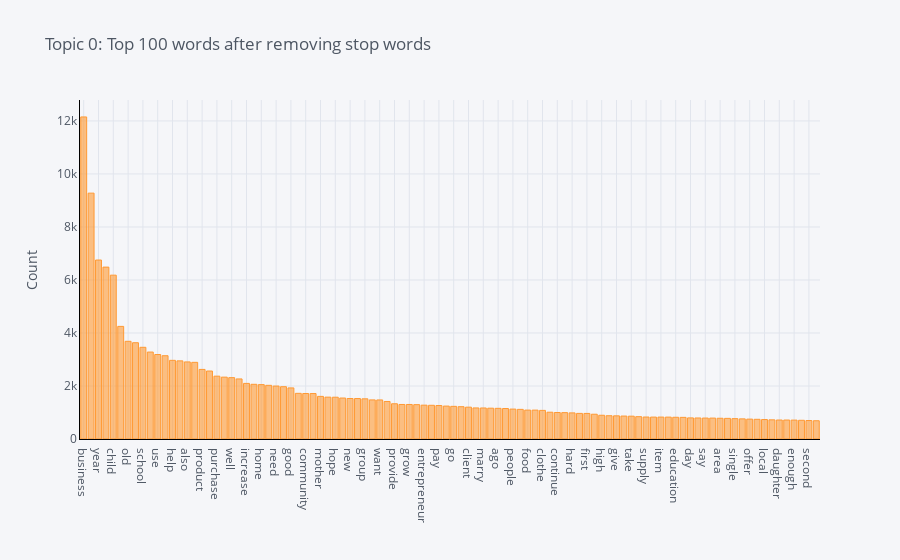

The cell this chart's notebook holds for it:
### Markdown cell above
So we can see that topic 0 covers most of the loan applications, and the other topics much less, with topic 1 having very few examples.

#### What are topics actually about ? Word counts

How can we find out what these hidden topics are about? We can look at the top 100 words in the text of each topic to give us some idea.

Again, Pycaret makes this very easy again using the *plot_model()* function.

### Code cell
plot_model(lda_topic_model, plot = 'frequency', topic_num = 'Topic 0')

### Figure 1 — Plotly figure (JSON) as saved in the notebook; plotly's stock layout.template omitted (floating-point values rounded to 4 significant figures)
{"data": [{"marker": {"color": "rgba(255, 153, 51, 0.6)", "line": {"color": "rgba(255, 153, 51, 1.0)", "width": 1}}, "name": "count", "orientation": "v", "text": "", "x": ["business", "loan", "year", "sell", "child", "buy", "old", "work", "school", "family", "use", "able", "help", "make", "also", "start", "product", "husband", "purchase", "small", "well", "live", "increase", "income", "home", "store", "need", "customer", "good", "request", "community", "order", "mother", "support", "hope", "stock", "new", "expand", "group", "woman", "want", "clothing", "provide", "get", "grow", "money", "entrepreneur", "time", "pay", "house", "go", "run", "client", "shop", "marry", "improve", "ago", "sale", "people", "invest", "food", "market", "clothe", "capital", "continue", "plan", "hard", "profit", "first", "operate", "high", "life", "give", "demand", "take", "member", "supply", "wife", "item", "many", "education", "like", "day", "young", "say", "currently", "area", "service", "single", "begin", "offer", "month", "local", "keep", "daughter", "earn", "enough", "repay", "second", "allow"], "y": [12152, 9277, 6753, 6486, 6182, 4249, 3686, 3633, 3460, 3281, 3188, 3142, 2968, 2948, 2908, 2893, 2626, 2565, 2371, 2334, 2315, 2266, 2098, 2064, 2052, 2025, 1998, 1974, 1927, 1723, 1717, 1715, 1608, 1579, 1577, 1546, 1528, 1526, 1516, 1475, 1474, 1416, 1330, 1303, 1303, 1296, 1277, 1272, 1263, 1242, 1232, 1219, 1201, 1172, 1171, 1162, 1157, 1150, 1129, 1118, 1091, 1090, 1080, 1011, 1000, 995, 985, 966, 965, 935, 896, 878, 874, 866, 861, 843, 829, 827, 827, 826, 820, 816, 796, 793, 790, 789, 783, 779, 768, 760, 750, 743, 734, 723, 717, 716, 713, 706, 697, 689], "type": "bar"}], "layout": {"legend": {"bgcolor": "#F5F6F9", "font": {"color": "#4D5663"}}, "paper_bgcolor": "#F5F6F9", "plot_bgcolor": "#F5F6F9", "title": {"font": {"color": "#4D5663"}, "text": "Topic 0: Top 100 words after removing stop words"}, "xaxis": {"gridcolor": "#E1E5ED", "linecolor": "black", "showgrid": true, "tickfont": {"color": "#4D5663"}, "title": {"font": {"color": "#4D5663"}, "text": ""}, "zerolinecolor": "#E1E5ED", "type": "category", "range": [-0.5, 99.5], "autorange": true}, "yaxis": {"gridcolor": "#E1E5ED", "linecolor": "black", "showgrid": true, "tickfont": {"color": "#4D5663"}, "title": {"font": {"color": "#4D5663"}, "text": "Count"}, "zerolinecolor": "#E1E5ED", "type": "linear", "range": [0, 12790.0], "autorange": true}, "autosize": true}}
